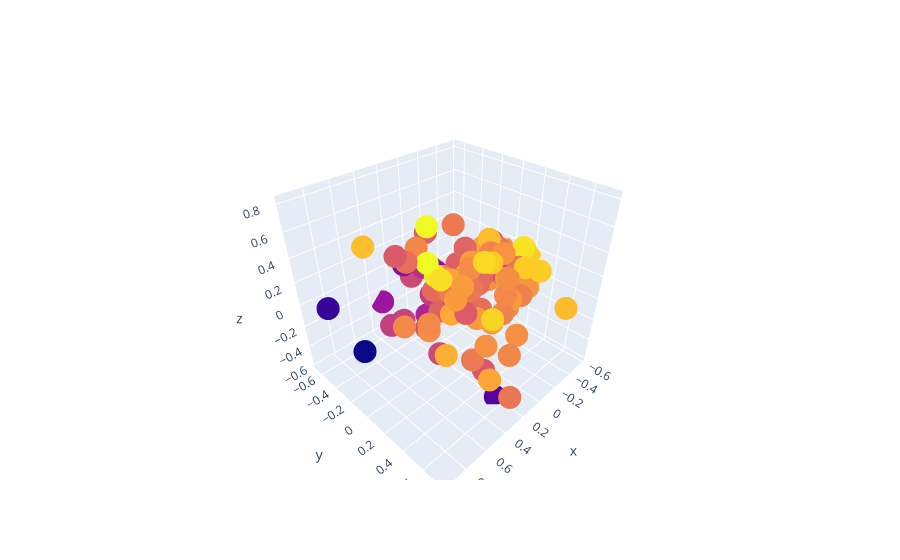

Here is the notebook cell this chart was saved with:
### Markdown cell above
## Here's the observation for the above  top 5 results:
- dancebility:Range:0.49-->0.90+
- energy:Range:0.48-->0.90+ , in general, the enegy in not very significant but  top songs have energy more than 0.48
- loudness:more -ve loudness means more popular the song is 
- valence:Range:Not a very important criteria
- tempo:Range:can not conclude about this, need more EDA
- tempo rate:Range: fast and moderate are in top

### Code cell
feture_to_plot = ["energy", "liveness", "tempo", "valence", "loudness", "speechiness", "acousticness", "danceability", "instrumentalness"]
text1 = df_2017["artists"] + " - " + df_2017["name"]
text2 = text1.values
X = df_2017[feture_to_plot].values
y = df_2017["danceability"].values
min_maxscaler = MinMaxScaler()
X = min_maxscaler.fit_transform(X)
pca = PCA(n_components=3)
pca.fit(X)
X = pca.transform(X)

plot3d = go.Scatter3d(
    x=X[:,0],
    y=X[:,1],
    z=X[:,2],
    text=text2,
    mode="markers",
    marker=dict(
        size=8,
        color=y
    )
)

fig = go.Figure(data=[plot3d])
py.iplot(fig, filename="3d graph")

### Figure 1 — Plotly figure (JSON) as saved in the notebook; plotly's stock layout.template omitted (floating-point values rounded to 4 significant figures)
{"data": [{"marker": {"color": [0.825, 0.694, 0.66, 0.617, 0.609, 0.904, 0.64, 0.726, 0.853, 0.735, 0.732, 0.653, 0.679, 0.774, 0.833, 0.627, 0.696, 0.461, 0.72, 0.779, 0.543, 0.6, 0.358, 0.857, 0.744, 0.706, 0.624, 0.584, 0.748, 0.707, 0.768, 0.681, 0.671, 0.736, 0.771, 0.629, 0.809, 0.577, 0.869, 0.548, 0.599, 0.676, 0.893, 0.746, 0.755, 0.746, 0.736, 0.852, 0.927, 0.768, 0.744, 0.927, 0.476, 0.644, 0.791, 0.684, 0.703, 0.704, 0.743, 0.818, 0.637, 0.683, 0.876, 0.448, 0.741, 0.775, 0.314, 0.734, 0.747, 0.77, 0.516, 0.841, 0.798, 0.611, 0.697, 0.52, 0.698, 0.647, 0.773, 0.731, 0.721, 0.761, 0.673, 0.648, 0.832, 0.752, 0.49, 0.608, 0.573, 0.544, 0.789, 0.855, 0.708, 0.744, 0.884, 0.675, 0.542, 0.731, 0.658, 0.258], "size": 8}, "mode": "markers", "text": ["Ed Sheeran - Shape of You", "Luis Fonsi - Despacito - Remix", "Luis Fonsi - Despacito (Featuring Daddy Yankee)", "The Chainsmokers - Something Just Like This", "DJ Khaled - I'm the One", "Kendrick Lamar - HUMBLE.", "Kygo - It Ain't Me (with Selena Gomez)", "French Montana - Unforgettable", "Bruno Mars - That's What I Like", "ZAYN - I Don’t Wanna Live Forever (Fifty Shades Darker) - From \"Fifty Shades Darker (Original Motion Picture Soundtrack)\"", "Lil Uzi Vert - XO TOUR Llif3", "The Chainsmokers - Paris", "Zedd - Stay (with Alessia Cara)", "Charlie Puth - Attention", "Future - Mask Off", "Post Malone - Congratulations", "Jason Derulo - Swalla (feat. Nicki Minaj & Ty Dolla $ign)", "Ed Sheeran - Castle on the Hill", "Clean Bandit - Rockabye (feat. Sean Paul & Anne-Marie)", "Imagine Dragons - Believer", "J Balvin - Mi Gente", "Imagine Dragons - Thunder", "James Arthur - Say You Won't Let Go", "Shawn Mendes - There's Nothing Holdin' Me Back", "Danny Ocean - Me Rehúso", "Julia Michaels - Issues", "Ed Sheeran - Galway Girl", "Martin Garrix - Scared to Be Lonely", "The Chainsmokers - Closer", "Clean Bandit - Symphony (feat. Zara Larsson)", "The Weeknd - I Feel It Coming", "The Weeknd - Starboy", "DJ Khaled - Wild Thoughts", "Calvin Harris - Slide", "Dua Lipa - New Rules", "Logic - 1-800-273-8255", "Drake - Passionfruit", "Post Malone - rockstar", "Liam Payne - Strip That Down", "David Guetta - 2U (feat. Justin Bieber)", "Ed Sheeran - Perfect", "Starley - Call On Me - Ryan Riback Extended Remix", "Calvin Harris - Feels", "Jonas Blue - Mama", "Maluma - Felices los 4", "KYLE - iSpy (feat. Lil Yachty)", "Khalid - Location", "Shakira - Chantaje", "Migos - Bad and Boujee (feat. Lil Uzi Vert)", "Camila Cabello - Havana", "Martin Jensen - Solo Dance", "Drake - Fake Love", "DJ Snake - Let Me Love You", "Axwell /\\ Ingrosso - More Than You Know", "Drake - One Dance", "Enrique Iglesias - SUBEME LA RADIO", "Maggie Lindemann - Pretty Girl - Cheat Codes X CADE Remix", "Demi Lovato - Sorry Not Sorry", "Childish Gambino - Redbone", "Bruno Mars - 24K Magic", "Kendrick Lamar - DNA.", "Nicky Jam - El Amante", "Jax Jones - You Don't Know Me - Radio Edit", "Katy Perry - Chained To The Rhythm", "Cheat Codes - No Promises (feat. Demi Lovato)", "Maroon 5 - Don't Wanna Know (feat. Kendrick Lamar)", "Alessia Cara - How Far I'll Go - From \"Moana\"", "Niall Horan - Slow Hands", "Wisin - Escápate Conmigo", "Big Sean - Bounce Back", "Harry Styles - Sign of the Times", "Travis Scott - goosebumps", "Khalid - Young Dumb & Broke", "Martin Garrix - There for You", "Maroon 5 - Cold (feat. Future)", "Marshmello - Silence", "Sam Smith - Too Good At Goodbyes", "Steve Aoki - Just Hold On", "Taylor Swift - Look What You Made Me Do", "Macklemore - Glorious (feat. Skylar Grey)", "Hailee Steinfeld - Starving", "CNCO - Reggaetón Lento (Bailemos)", "AJR - Weak", "Ariana Grande - Side To Side", "Zion & Lennox - Otra Vez (feat. J Balvin)", "Lauv - I Like Me Better", "Martin Garrix - In the Name of Love", "Major Lazer - Cold Water (feat. Justin Bieber & MØ)", "Miley Cyrus - Malibu", "The Vamps - All Night", "Alok - Hear Me Now", "Rita Ora - Your Song", "Chris Jeday - Ahora Dice", "Justin Bieber - Friends (with BloodPop®)", "21 Savage - Bank Account", "Machine Gun Kelly - Bad Things (with Camila Cabello)", "The Chainsmokers - Don't Let Me Down", "Sam Hunt - Body Like A Back Road", "Halsey - Now Or Never", "ZAYN - Dusk Till Dawn - Radio Edit"], "type": "scatter3d", "x": [-0.4199, -0.4145, -0.1755, 0.04082, -0.3761, 0.1743, 0.1234, -0.2918, -0.2126, 0.5084, 0.1867, 0.13, -0.04873, -0.2877, 0.8079, -0.2515, -0.4442, -0.1076, -0.3785, -0.3122, 0.06795, -0.003905, 0.227, -0.5211, -0.1015, 0.3443, -0.5354, 0.412, -0.05292, -0.02113, -0.1728, 0.4054, -0.2878, -0.3154, -0.1444, 0.2218, 0.507, 0.5064, 0.06534, 0.02894, 0.3497, -0.463, -0.5404, -0.3032, -0.3596, 0.04503, 0.8388, -0.569, 0.2596, 0.02143, -0.3249, 0.5463, 0.3046, -0.1938, 0.0005348, -0.426, -0.4235, 0.01668, 0.5421, -0.3522, 0.5301, -0.08982, -0.08926, 0.1177, -0.06031, 0.0285, 0.9556, -0.05033, -0.559, 0.2134, 0.1513, -0.1993, 0.1801, 0.3046, -0.02306, -0.02707, 0.3315, -0.2921, 0.07408, -0.07204, -0.07031, -0.5072, -0.1818, 0.06425, -0.354, 0.4089, 0.3594, -0.235, 0.06268, -0.1422, 0.3342, -0.383, 0.09844, -0.2953, 0.5959, 0.1135, 0.07623, 0.1192, 0.007083, 0.6548], "y": [0.6485, 0.1897, -0.1656, -0.07119, 0.08642, -0.1369, 0.1339, 0.0002745, 0.08084, -0.1232, -0.3274, -0.1392, 0.1311, 0.1755, -0.0793, -0.1742, -0.04152, -0.4281, 0.2621, -0.1096, -0.2341, -0.6367, 0.5482, 0.3217, -0.1113, 0.4111, -0.192, -0.2476, 0.4864, 0.05403, 0.3178, -0.1843, -0.03736, 0.1896, -0.06765, 0.4164, 0.3143, -0.285, 0.3454, -0.1351, 0.08298, -0.1267, 0.1318, -0.01715, 0.07752, 0.4374, 0.5232, 0.1789, -0.1288, 0.1559, -0.3116, 0.2006, -0.6659, -0.256, -0.147, -0.05042, -0.1113, -0.1077, 0.1885, -0.08127, -0.1399, -0.1214, 0.1106, -0.5824, -0.004606, 0.3103, -0.3691, 0.3559, -0.04639, 0.1133, -0.2738, -0.1613, 0.03968, -0.1096, 0.0576, -0.2948, 0.7474, -0.3641, 0.04923, -0.3182, 0.3266, 0.2332, -0.01748, -0.3567, -0.07323, 0.5772, -0.3273, -0.122, -0.3131, -0.5196, 0.5666, 0.2723, -0.06759, -0.1379, 0.3651, -0.2277, -0.394, 0.5603, -0.02249, -0.4794], "z": [-0.05768, 0.1026, 0.2272, -0.1369, -0.01016, 0.1435, -0.09007, 0.2065, 0.1835, -0.1451, 0.3083, -0.2149, -0.1444, 0.05022, 0.6715, -0.1727, 0.1693, -0.08013, -0.1167, 0.1981, -0.1286, -0.1775, -0.5901, 0.07741, 0.001824, -0.2274, 0.1389, -0.2088, -0.1963, -0.1711, -0.02358, 0.343, 0.002715, -0.2411, 0.1566, -0.4133, -0.1412, -0.2263, -0.06132, -0.158, -0.3814, 0.0129, 0.2049, -0.06009, 0.203, 0.3292, 0.4509, 0.18, 0.2947, -0.1839, -0.0778, 0.8118, -0.3082, -0.048, 0.02086, 0.02557, -0.04644, 0.5215, 0.02486, 0.1472, 0.4624, -0.04921, 0.255, 0.01855, 0.1608, -0.135, 0.1347, 0.102, 0.103, 0.07021, -0.3162, -0.02136, -0.1173, -0.269, 0.02519, -0.2932, -0.3557, -0.05507, 0.08666, -0.06124, -0.09469, -0.1122, -0.04654, 0.382, 0.2729, 0.05019, -0.2891, -0.1163, -0.1725, -0.104, -0.3192, 0.1495, -0.007769, 0.08621, 0.5474, -0.06508, 0.05955, -0.2359, -0.1699, -0.5291]}], "layout": {}}
